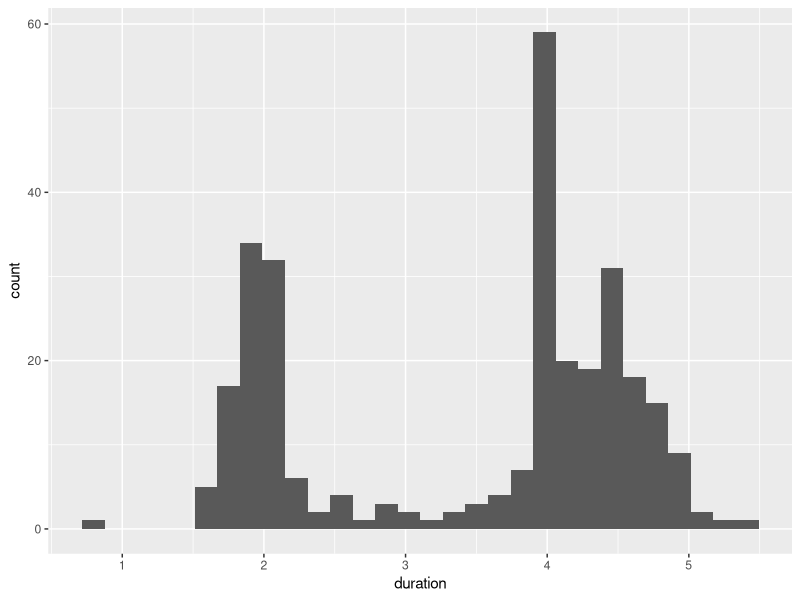

Reproduce this figure in R.
thisIsAString <- "hello from R in cdsw"
print ( thisIsAString )
install.packages("ggplot2")
library ( ggplot2)
install.packages("datasets")
library (datasets)
library(MASS)
ggplot(geyser) + geom_histogram(aes(x = duration))
